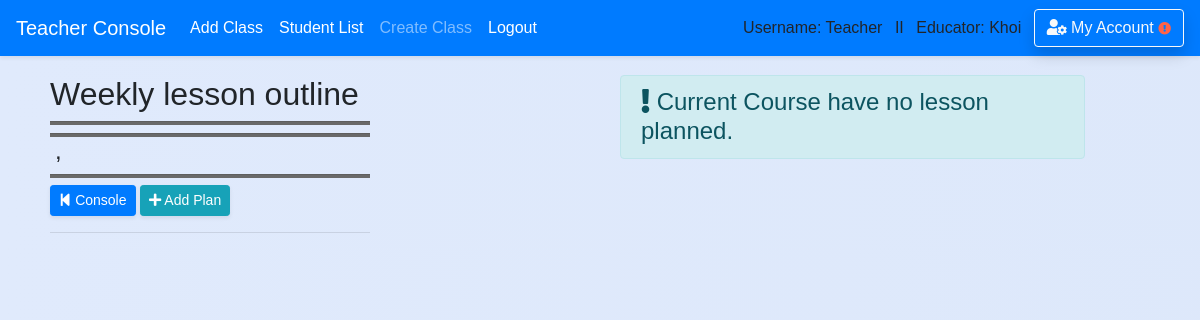
Page /teacher/lesson_plan/7/ (signed in) on the earlier database version.
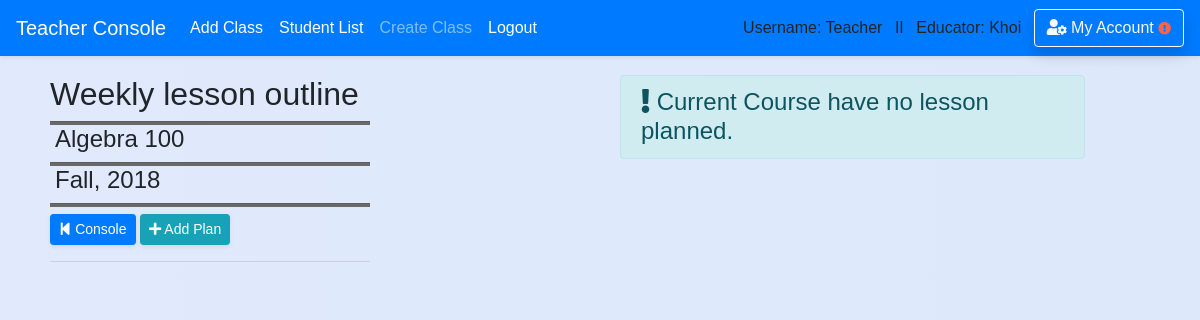
Same page on the later database version.
### school_app/models.py (models this page shows)
class Course(models.Model):
    course_number = models.CharField(max_length=20,default='12345678')
    abbreviated_title = models.CharField(max_length=150,default='')
    course_title = models.CharField(max_length=250,default='') #,unique=True)
    maximum_credit = models.CharField(max_length=10,default='')
    semester = models.CharField(max_length=50,default='')
    year = models.CharField(max_length=4,default='')
    teacher_name = models.CharField(max_length=50,default='')
    description = models.CharField(max_length=450,default='')
    is_archive = models.BooleanField(default=False)
    department = models.ForeignKey('Department',blank=True, null=True, on_delete = models.SET_NULL, related_name='belong_in_department')
    teacher = models.ForeignKey('Teacher',blank=True, null=True, on_delete = models.SET_NULL, related_name='course_by_teacher')
    create_date = models.DateField(auto_now_add=True , blank=True,null=True,)

### school_app/views_logged.py (the view)
# urls.py: path('teacher/lesson_plan/<int:course_id>/',views_logged.lesson_plan, name='view_lesson_plan'),
@require_http_methods(["GET"])
def lesson_plan(request,course_id=None): #list all lesson plan created
    if is_login(request) == False:
        return redirect('/login')
    if is_login(request) == True:
        if request.user.profile.is_teacher == False:
            messages.warning(request, "You don't have Instructor's Privilege!")
            return redirect('/')
        course = Course.objects.filter(id=course_id).first()
        lesson_plan = Lesson_plan.objects.filter(course=course)
        return render(request,'teacher/lesson_plan/view_weekly_lesson_plan.html',
        {'course':course,'lesson_plan':lesson_plan})

### school_app/views_functions.py (called while the page is built)
def is_login(request):
    if not request.user.is_authenticated:
        messages.warning(request, "Please Login or Create an Account.")
        return False
    return True

### school_app/templates/teacher/lesson_plan/view_weekly_lesson_plan.html (shortened to what this page needs)
{% extends 'base.html' %}
{% block content %}
<div class='content'>
  <div class="container-fuild form-row" style='width:100%'>
    <div class="col-md-6">
        <div style="width: 320px">
        <h2>Weekly lesson outline</h2>
        <hr class='hr-line'/>
        <h4 style='padding-left: 5px'>{{ course.course_title }}</h4>
        <hr class='hr-line'/>
        <h4 style='padding-left: 5px'>{{ course.semester }}, {{ course.year }}</h4>
        <hr class='hr-line'/>
        <a href='{% url "teacher" %}' class="btn btn-sm btn-primary shadow-sm" ><i class="fas fa-step-backward"></i> Console</a></a>
        <a href='{% url "add_lesson_plan" course_id=course.id %}' class="btn btn-info btn-sm shadow-sm" role="button"><i class="fas fa-plus"></i> Add Plan</a>
        <hr/>
    </div></div>
    <div class="col-md-5">
        {% if lesson_plan %}
    </div></div>
        <div class='mr-2'>
          <table class="table table-hover table-bordered  shadow">
            <thead class='table-primary'>
            <tr>
              <th scope="col"style="width: 8%">Week #</th>
              <th scope="col">Start Date</th>
              <th scope="col">Agenda</th>
              <th scope="col">View Schedule</th>
              <th scope="col">Edit Schedule</th>
              <th scope="col" style="width: 8%">Delete</th>
            </tr>
            </thead>
            <tbody>
        {% for lesson in lesson_plan %}
            <tr>
              <th scope="row">{{ lesson.week_number }}</th>
              <td>{{ lesson.monday_date }}</td>
              <td>{{ lesson.agenda}}</td>
              <td>
                <a href='{% url "weekly_lesson_plan" lesson_plan_id=lesson.id  %}'><i class="fas fa-th-list"></i></a>
              </td>
              <td>
                <a href='{% url "edit_lesson_plan" lesson_plan_id=lesson.id  %}'><i class="fas fa-edit"></i></a>
              </td>
              <td>
                <form action='/teacher/lesson_plan/delete_lesson_plan/' method='post'>{% csrf_token %}
                  <input type='hidden' name='lesson_plan_id'value='{{ lesson.id }}'/>
                  <button type='submit' style='border:none;background:none;cursor: pointer;cursor: hand;'>
                    <i style='color:red' class="fas fa-trash test" data-toggle="popover" data-placement="top" data-trigger="hover" data-content="Alert!"></i>
                  </button>
                </form>
              </td>
            </tr>
        {% endfor %}
            </tbody>
          </table>
        </div>
        {% else %}
        <h4><div class="alert-inherit alert-info" role="alert"><i class="fas fa-exclamation"></i> Current Course have no lesson planned. </div></h4>
        {% endif %}
        <br><br>
</div>
{% endblock %}

Differences in the rows shown:
added Course: course_title "Algebra 100", semester "Fall", year "2018"
